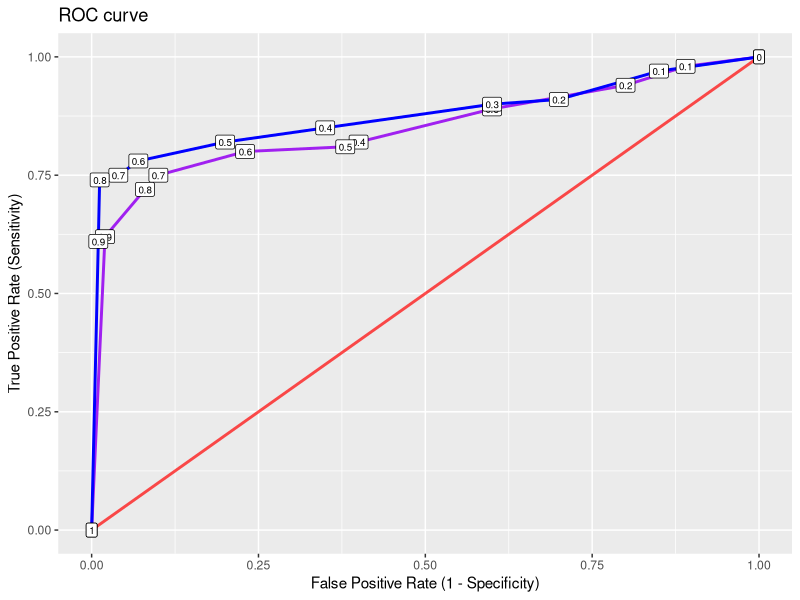

R code for this plot:
library(tidyverse)

rand  <- c(1, .9, .8, .7, .6, .5, .4, .3, .2, .1, 0)
lab <- c(0,.1,.2,.3,.4,.5,.6,.7,.8,.9,1)

randomData <-  tibble('TPR' = rand,'FPR' = rand)

classifierData1 <-  tibble('TPR'=c(1, .98, .94, .89, .82, .81, .8, .75, .72, .62, 0), 
                           'FPR'=c(1, .89, .8, .6, .4, .38, .23, .1, .08, .02, 0), 'label'=lab)

classifierData2 <-  tibble('TPR'=c(1, .97, .91, .90, .85, .82, .78, .75, .74, .61, 0), 
                           'FPR'=c(1, .85, .7, .6, .35, .2, .07, .04, .012, .01, 0), 'label'=lab)

# plot ROC curve
ggplot(randomData, aes(FPR, TPR)) +
    geom_line(size=1, alpha=0.7, color='red') +
    geom_line(data=classifierData1, size=1, color='purple') +
    geom_line(data=classifierData2, size=1, color='blue') +
    geom_label(data=classifierData1, aes(label=classifierData1$label), size=2.5) +
    geom_label(data=classifierData2, aes(label=classifierData2$label), size=2.5) +
    labs(title= "ROC curve", 
         x = "False Positive Rate (1 - Specificity)", 
         y = "True Positive Rate (Sensitivity)")

# calculate AUC
AUC1 = mean(sample(classifierData1$TPR, 1000, replace=T) > sample(classifierData1$FPR, 1000, replace=T))
AUC2 = mean(sample(classifierData2$TPR, 1000, replace=T) > sample(classifierData2$FPR, 1000, replace=T))
